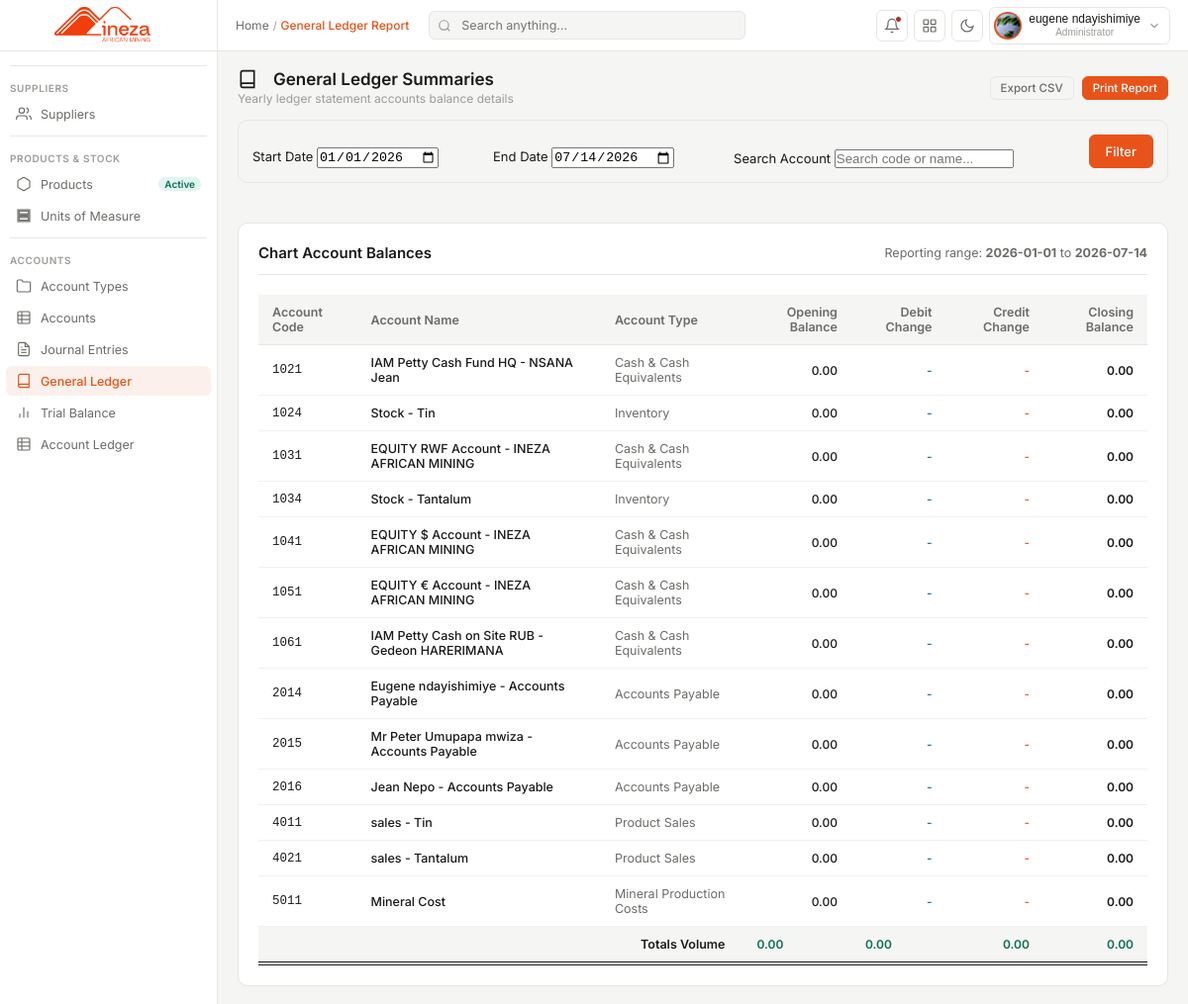
The page /pages/general_ledger/index.php (signed in) on the database as committed earlier.
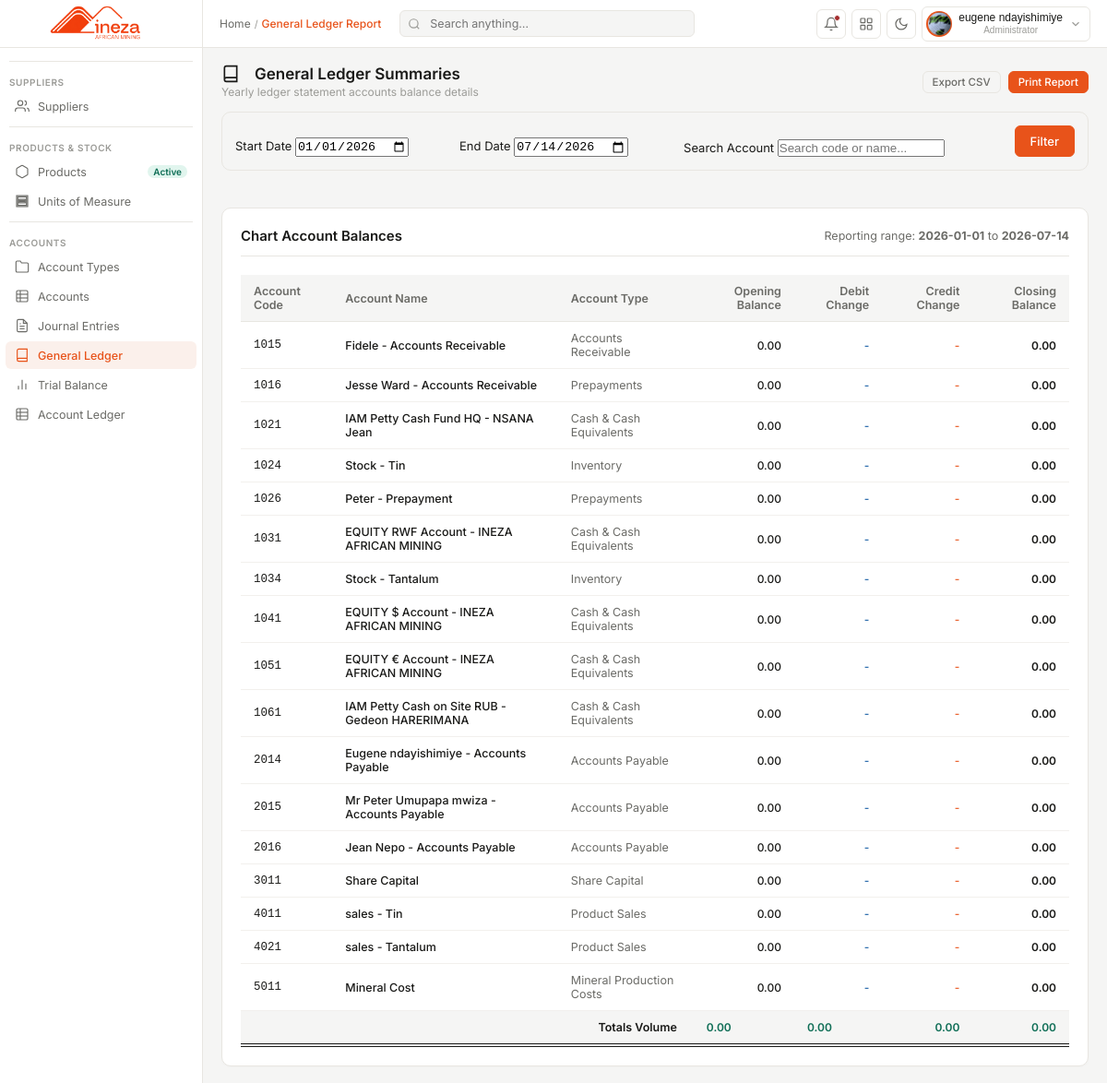
The same page on the database as committed later.
### tables this page shows
CREATE TABLE `accounts` (
  `id` bigint(20) UNSIGNED NOT NULL,
  `account_type_id` int(11) NOT NULL,
  `account_code` varchar(20) NOT NULL,
  `account_name` varchar(255) NOT NULL,
  `is_active` tinyint(1) DEFAULT 1,
  `description` text DEFAULT NULL,
  `created_at` timestamp NOT NULL DEFAULT current_timestamp(),
  `updated_at` timestamp NOT NULL DEFAULT current_timestamp() ON UPDATE current_timestamp()
);

CREATE TABLE `account_types` (
  `id` int(11) NOT NULL,
  `code` varchar(10) NOT NULL,
  `name` varchar(100) NOT NULL,
  `parent_id` int(11) DEFAULT NULL,
  `is_editable` tinyint(1) DEFAULT 0,
  `is_deletable` tinyint(1) DEFAULT 0,
  `created_at` timestamp NOT NULL DEFAULT current_timestamp(),
  `updated_at` timestamp NOT NULL DEFAULT current_timestamp() ON UPDATE current_timestamp()
);

### pages/general_ledger/index.php (the view, shortened to what the changed rows need)
<?php
require_once __DIR__ . '/../../config/db.php';
$startDate = isset($_GET['start_date']) ? $_GET['start_date'] : date('Y-01-01');
$endDate = isset($_GET['end_date']) ? $_GET['end_date'] : date('Y-m-d');
$startDateEsc = mysqli_real_escape_string($conn, $startDate);
$endDateEsc = mysqli_real_escape_string($conn, $endDate);
$accountsQuery = "
    SELECT a.id, a.account_code, a.account_name, t.name as type_name, t.code as type_code, t.parent_id as parent_type_id
    FROM accounts a
    JOIN account_types t ON a.account_type_id = t.id
    ORDER BY a.account_code ASC";
$accountsRes = mysqli_query($conn, $accountsQuery);
$ledgerData = [];
if ($accountsRes) {
    while ($row = mysqli_fetch_assoc($accountsRes)) {
        $accId = (int)$row['id'];
        $parentType = (int)$row['parent_type_id'];
        $isDebitNormal = in_array($parentType, [-1, -5, -6]) || (int)$row['type_code'] < 2000 || (int)$row['type_code'] >= 5000;
        $openQuery = "
            SELECT SUM(jel.debit) as debits, SUM(jel.credit) as credits
            FROM journal_entry_lines jel
            JOIN journal_entries je ON jel.journal_entry_id = je.id
            WHERE jel.account_id = $accId AND je.statuss = 'POSTED' AND je.entry_date < '$startDateEsc'";
        $openRes = mysqli_query($conn, $openQuery);
        $openRow = mysqli_fetch_assoc($openRes);
        $openDebits = (float)($openRow['debits'] ?? 0.0);
        $openCredits = (float)($openRow['credits'] ?? 0.0);
        if ($isDebitNormal) {
            $openingBalance = $openDebits - $openCredits;
        } else {
            $openingBalance = $openCredits - $openDebits;
        }
        $changeQuery = "
            SELECT SUM(jel.debit) as debits, SUM(jel.credit) as credits
            FROM journal_entry_lines jel
            JOIN journal_entries je ON jel.journal_entry_id = je.id
            WHERE jel.account_id = $accId AND je.statuss = 'POSTED' AND je.entry_date BETWEEN '$startDateEsc' AND '$endDateEsc'";
        $changeRes = mysqli_query($conn, $changeQuery);
        $changeRow = mysqli_fetch_assoc($changeRes);
        $debitChange = (float)($changeRow['debits'] ?? 0.0);
        $creditChange = (float)($changeRow['credits'] ?? 0.0);
        if ($isDebitNormal) {
            $closingBalance = $openingBalance + $debitChange - $creditChange;
        } else {
            $closingBalance = $openingBalance + $creditChange - $debitChange;
        }
        $ledgerData[] = [
            'id' => $accId,
            'account_code' => $row['account_code'],
            'account_name' => $row['account_name'],
            'type_name' => $row['type_name'],
            'is_debit_normal' => $isDebitNormal,
            'opening_balance' => $openingBalance,
            'debit_change' => $debitChange,
            'credit_change' => $creditChange,
            'closing_balance' => $closingBalance
        ];
    }
}
?>
<!DOCTYPE html>
<html lang="en">
<head>
<link rel="stylesheet" href="../../src/css/dashboard.css">
<link rel="stylesheet" href="../../src/css/sidebar.css">
<link rel="stylesheet" href="../../src/css/navbar.css">
<link rel="stylesheet" href="../../src/css/general_ledger.css">
</head>
<body>
<div class="main">
  <div class="content" id="ledgerContent">
    <div class="page-header">
      <div>
        <h1 class="page-title">
          <svg viewBox="0 0 24 24" style="width: 20px; height: 20px; fill: none; stroke: currentColor; stroke-width: 2; margin-right: 8px;"><path d="M4 19.5A2.5 2.5 0 0 1 6.5 17H20M4 4.5A2.5 2.5 0 0 1 6.5 2H20v20H6.5a2.5 2.5 0 0 1-2.5-2.5v-15z"/></svg>
          General Ledger Summaries
        </h1>
      </div>
    </div>
    <div class="ledger-container">
      <div class="ledger-card">
        <div class="note-table-wrapper">
          <table class="ledger-table" id="ledgerTable">
            <thead>
              <tr>
                <th>Account Code</th>
                <th>Account Name</th>
                <th>Account Type</th>
                <th class="num-val">Opening Balance</th>
                <th class="num-val">Debit Change</th>
                <th class="num-val">Credit Change</th>
                <th class="num-val">Closing Balance</th>
              </tr>
            </thead>
            <tbody>
              <?php if (count($ledgerData) === 0): ?>
                <tr>
                  <td colspan="7" style="text-align: center; color: var(--text2); padding: 24px;">No ledger accounts configured.</td>
                </tr>
              <?php else: ?>
                <?php foreach ($ledgerData as $acc): ?>
                  <tr class="ledger-row">
                    <td style="font-family: monospace; font-weight: 500;" class="acc-code"><?php echo htmlspecialchars($acc['account_code']); ?></td>
                    <td style="font-weight: 500;" class="acc-name"><?php echo htmlspecialchars($acc['account_name']); ?></td>
                    <td style="color: var(--text2);"><?php echo htmlspecialchars($acc['type_name']); ?></td>
                    <td class="num-val"><?php echo number_format($acc['opening_balance'], 2); ?></td>
                    <td class="num-val" style="color: var(--blue);"><?php echo $acc['debit_change'] > 0 ? number_format($acc['debit_change'], 2) : '-'; ?></td>
                    <td class="num-val" style="color: var(--orange);"><?php echo $acc['credit_change'] > 0 ? number_format($acc['credit_change'], 2) : '-'; ?></td>
                    <td class="num-val" style="font-weight: 600;"><?php echo number_format($acc['closing_balance'], 2); ?></td>
                  </tr>
                <?php endforeach; ?>
              <?php endif; ?>
            </tbody>
          </table>
        </div>
      </div>
    </div>
  </div>
</div>
</body>
</html>

Rows that differ between the two databases and show on the page:
added accounts: account_code "1015", account_name "Fidele - Accounts Receivable", account_type.name "Accounts Receivable", opening_balance "0.00", closing_balance "0.00"
added accounts: account_code "1016", account_name "Jesse Ward - Accounts Receivable", account_type.name "Prepayments", opening_balance "0.00", closing_balance "0.00"
added accounts: account_code "1026", account_name "Peter - Prepayment", account_type.name "Prepayments", opening_balance "0.00", closing_balance "0.00"
added accounts: account_code "3011", account_name "Share Capital", account_type.name "Share Capital", opening_balance "0.00", closing_balance "0.00"
